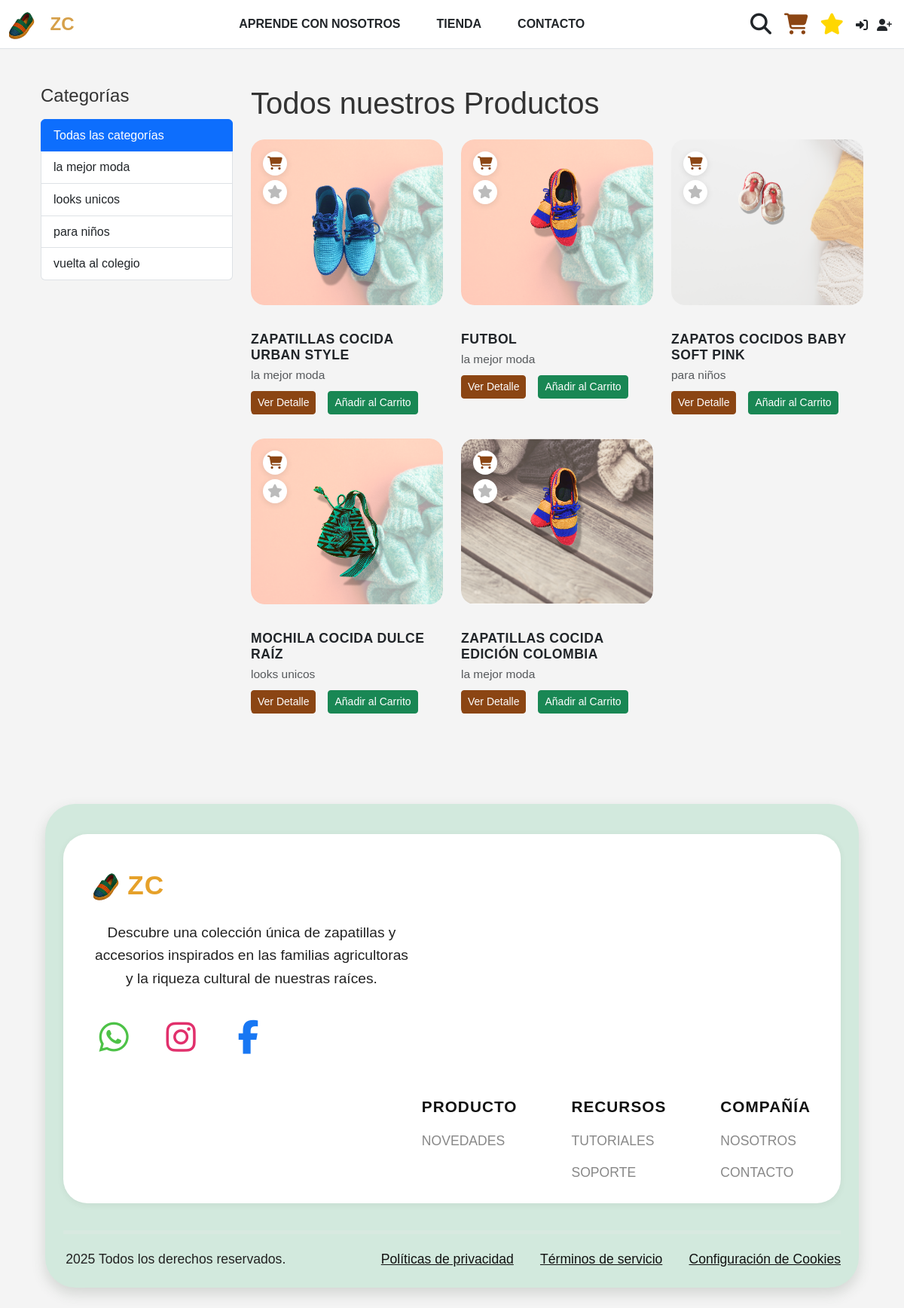
Before: /productos/ with the older database file.
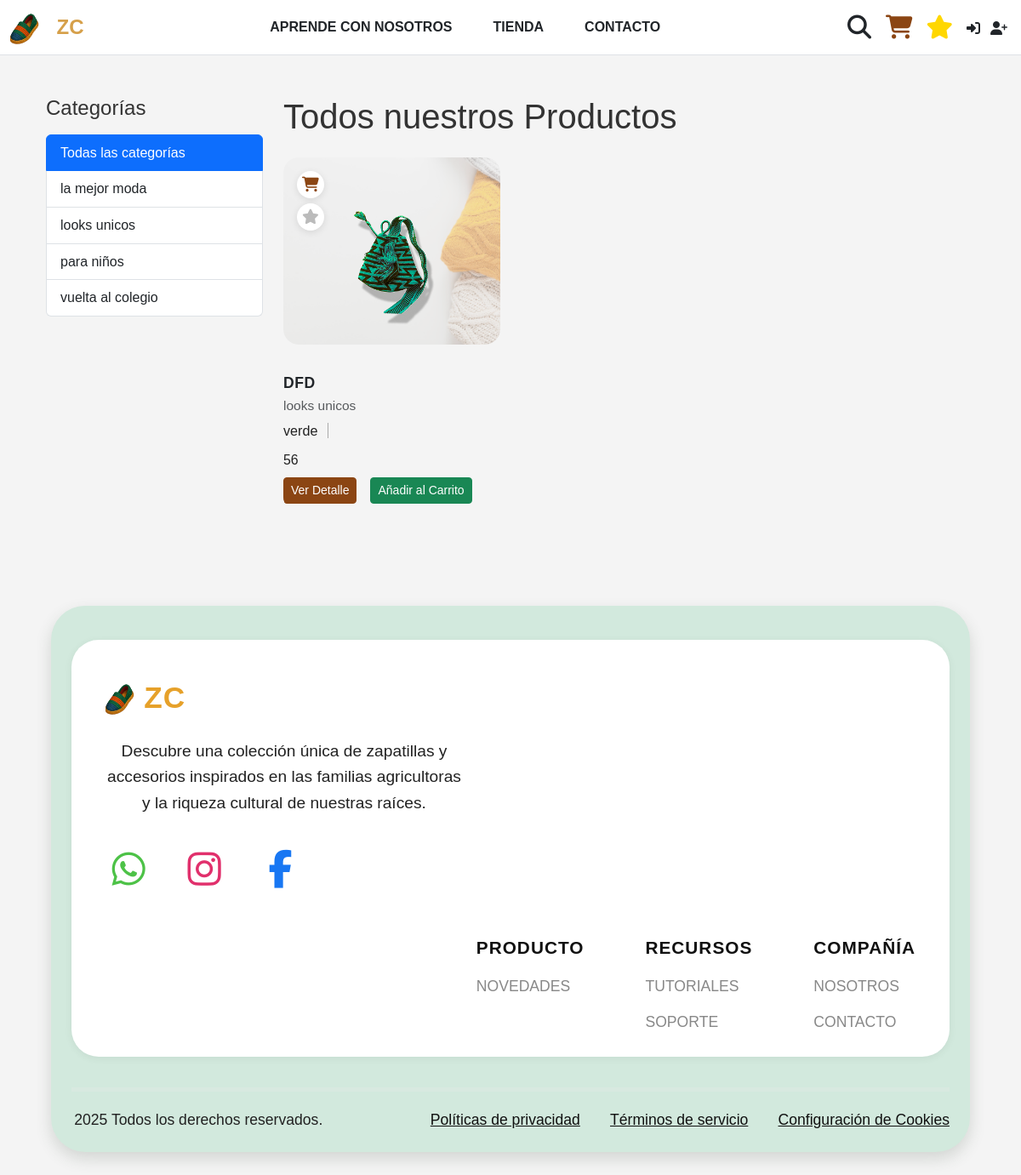
After: the same page with the newer database file.
### productos/models.py (models this page shows, shortened)
class Categoria(models.Model):
    nombre = models.CharField(max_length=100, unique=True)
    slug = models.SlugField(max_length=100, unique=True, help_text="URL amigable (ej: zapatos-mujer)")
    descripcion = models.TextField(blank=True, null=True)
    FONDO_CHOICES = [
        ('imagen1defondo.png', 'tarjetas'),
        ('tarjeta1.png', 'tarjeta1'),
        ('tarjeta2.png', 'tarjeta2'),
        ('tarjeta3.png', 'tarjeta3'),
    ]
    imagen_fondo = models.CharField(
        max_length=64,
        choices=FONDO_CHOICES,
        default='fondo.png',
        help_text="Imagen de fondo de la tarjeta (elige una de las imágenes del proyecto)"
    )
    imagen_principal = models.ImageField(upload_to='productos_categoria/', blank=True, null=True, help_text="Imagen principal del producto para mostrar en la tarjeta de la categoría")
    class Meta:
        verbose_name_plural = "Categorías"
        ordering = ['nombre']

class Producto(models.Model):
    categoria = models.ForeignKey(Categoria, related_name='productos', on_delete=models.CASCADE)
    nombre = models.CharField(max_length=200)
    slug = models.SlugField(max_length=200, unique=True, help_text="URL amigable (ej: zapato-flor)")
    descripcion = models.TextField()
    precio = models.DecimalField(max_digits=10, decimal_places=2)
    imagen_principal = models.ImageField(upload_to='productos/', blank=True, null=True, help_text="Imagen principal del producto")
    stock = models.PositiveIntegerField(default=0)
    disponible = models.BooleanField(default=True)
    creado = models.DateTimeField(auto_now_add=True)
    actualizado = models.DateTimeField(auto_now=True)
    FONDO_CHOICES = [
        ('fondo_zapatos_rosados.png', 'Zapatos Rosados'),
        ('tarjeta4.png', 'Tarjeta 4'),
        ('tarjeta5.png', 'Tarjeta 5'),
        ('tarjeta7.png', 'Tarjeta 7'),
        ('tarjeta8.png', 'Tarjeta 8'),
    ]
    imagen_fondo = models.CharField(
        max_length=64,
        choices=FONDO_CHOICES,
        default='fondo_zapatos_rosados.png',
        help_text="Imagen de fondo de la tarjeta del producto (elige una de las imágenes del proyecto)"
    )
    tallas = models.CharField(max_length=120, blank=True, help_text="Ejemplo: 36,37,38,39")
    colores = models.CharField(max_length=120, blank=True, help_text="Ejemplo: Rojo, Azul, Verde")
    class Meta:
        ordering = ['-creado']
        index_together = (('id', 'slug'),)
    def get_absolute_url(self):
        return reverse('productos:detalle_producto', args=[self.id, self.slug])

### productos/views.py (the view)
# urls.py: path('', views.lista_productos, name='lista_productos'),
def lista_productos(request, categoria_slug=None):
    categoria_seleccionada = None
    if categoria_slug:
        categoria_seleccionada = get_object_or_404(Categoria, slug=categoria_slug)
        productos = Producto.objects.filter(disponible=True, categoria=categoria_seleccionada)
        titulo = f"Productos - {categoria_seleccionada.nombre}"
    else:
        productos = Producto.objects.filter(disponible=True)
        titulo = "Todos los Productos"
    categorias = Categoria.objects.all()
    for producto in productos:
        if producto.colores:
            import re
            producto.colores_list = [c.strip() for c in re.split(r',|;|\|', producto.colores) if c.strip()]
        else:
            producto.colores_list = []
    return render(request, 'productos/lista_productos.html', {
        'productos': productos,
        'categorias': categorias,
        'categoria_seleccionada': categoria_seleccionada,
        'titulo_pagina': titulo
    })

### core/context_processors.py (called while the page is built)
def cart_item_count(request):
    cart = request.session.get('cart', {})
    total_items = sum(item_data.get('cantidad', 0) for item_data in cart.values())
    return {'cart_item_count': total_items}

### productos/templates/productos/lista_productos.html (shortened to what this page needs)
{% extends 'core/base.html' %}
{% load static %}
{% block content %}
<div class="container my-5">
    <div class="row">
        <div class="col-lg-3">
            <h4 class="mb-3">Categorías</h4>
            <div class="list-group">
                <a href="{% url 'productos:lista_productos' %}" class="list-group-item list-group-item-action {% if not categoria %}active{% endif %}">Todas las categorías</a>
                {% for cat in categorias %}
                <a href="{% url 'productos:lista_productos_por_categoria' cat.slug %}" class="list-group-item list-group-item-action {% if categoria and categoria.slug == cat.slug %}active{% endif %}">
                    {{ cat.nombre }}
                </a>
                {% endfor %}
            </div>
        </div>
        <div class="col-lg-9">
            <h1 class="mb-4">
                {% if categoria %}
                    {{ categoria.nombre }}
                {% else %}
                    Todos nuestros Productos
                {% endif %}
            </h1>
            {% if productos %}
            <div class="row row-cols-1 row-cols-md-2 row-cols-lg-3 g-4">
                {% for producto in productos %}
                <div class="col">
                    <div class="card h-100 producto-float position-relative">
                        <div class="iconos-producto-superior">
                            <a href="{% url 'productos:agregar-carrito-simple' producto.id %}" class="icono-carrito" title="Añadir al carrito">
                                <i class="fa fa-shopping-cart"></i>
                            </a>
                            {% with favoritos=request.session.favoritos|default_if_none:"" %}
                            <span class="icono-estrella{% if producto.id in favoritos %} favorito-activo{% endif %}" title="Favorito" data-producto-id="{{ producto.id }}">
                                <i class="fa fa-star"></i>
                            </span>
                            {% endwith %}
                        </div>
                        <div class="contenedor-imagen-producto">
                            {% if producto.imagen_principal %}
                            <img src="{{ producto.imagen_principal.url }}" class="img-principal-producto" alt="{{ producto.nombre }}" data-bs-toggle="modal" data-bs-target="#modalImagen{{ producto.id }}" style="cursor: zoom-in;">
                            {% else %}
                            <img src="/static/img/placeholder.png" class="img-principal-producto" alt="Imagen no disponible">
                            {% endif %}
                        </div>
                        <div class="card-body">
                            <h5 class="card-title mb-1">{{ producto.nombre }}</h5>
                            <p class="card-text text-muted mb-1">{{ producto.categoria.nombre }}</p>
                            {% if producto.colores_list %}
                                <div style="font-size:1.01rem; color:#222; margin-bottom:8px;">
                                    {% for color in producto.colores_list %}
                                        <span style="border-right:1px solid #aaa; padding-right:12px; margin-right:12px;">{{ color }}</span>
                                    {% endfor %}
                                </div>
                            {% endif %}
                            {% if producto.tallas %}
                                <div style="font-size:0.99rem; color:#222; margin-bottom:8px;">{{ producto.tallas }}</div>
                            {% endif %}
                            <div class="d-flex gap-2 mt-2">
                                <a href="{{ producto.get_absolute_url }}" class="btn btn-sm btn-primary-custom me-2">Ver Detalle</a>
                                <a href="{% url 'productos:agregar-carrito-simple' producto.id %}" class="btn btn-sm btn-success">Añadir al Carrito</a>
                            </div>
                        </div>
                    </div>
                </div>
                {% endfor %}
            </div>
            {% else %}
            <p class="alert alert-info">No hay productos disponibles en esta categoría.</p>
            {% endif %}
        </div>
    </div>
</div>
{% endblock content %}

### core/templates/core/base.html (shortened to what this page needs)
<!DOCTYPE html>
<html lang="es">
<head>
    <link href="https://cdn.jsdelivr.net/npm/bootstrap@5.3.3/dist/css/bootstrap.min.css" rel="stylesheet" xintegrity="sha384-QWTKZyjpPEjISv5WaRU9OFeRpok6YctnYmDr5pNlyT2bRjXh0JMhjY6hW+ALEwIH">
    <link rel="stylesheet" href="https://cdnjs.cloudflare.com/ajax/libs/font-awesome/6.5.2/css/all.min.css" xintegrity="sha512-SnH5WK+bZxgPHs44uWIX+LLJAJ9/2PkPKZ5QiAj6Ta86w+fsb2TkcmfRyVX3pBnMFcV7oQPJkl9QevSCWr3W6A==" />
    {% load static %}
    <link rel="stylesheet" href="{% static 'css/style.css' %}">
</head>
<body>
    <header>
        <div class="container-fluid py-2 border-bottom" style="background: #fff;">
            <div class="d-flex align-items-center justify-content-between">
                <div class="d-flex align-items-center">
                    <a href="{% url 'core:home' %}" style="display:inline-block;">
                        <img src="{% static 'img/zapatilla.png' %}" alt="Logo Zapatilla" style="height: 48px; margin-right: 8px;">
                        <span class="fw-bold align-middle" style="font-size: 1.5rem; color: #d6a04a; margin-left: 8px;">ZC</span>
                    </a>
                </div>
                <div class="d-flex flex-grow-1 justify-content-center">
                    <a href="{% url 'servicios:lista_servicios' %}" class="fw-bold mx-4 text-dark text-decoration-none">APRENDE CON NOSOTROS</a>
                    <a href="{% url 'productos:lista_productos' %}" class="fw-bold mx-4 text-dark text-decoration-none">TIENDA</a>
                    <a href="{% url 'core:contact' %}" class="fw-bold mx-4 text-dark text-decoration-none">CONTACTO</a>
                </div>
                <div class="d-flex align-items-center">
                    <button class="btn bg-transparent p-0 me-3" type="button" data-bs-toggle="collapse" data-bs-target="#searchBarCollapse" aria-expanded="false" aria-controls="searchBarCollapse">
                        <i class="fas fa-search fs-3"></i>
                    </button>
                    <a href="{% url 'core:cart_view' %}" class="me-3">
                        <i class="fas fa-shopping-cart fs-3"></i>
                    </a>
                    <a href="{% url 'core:favoritos' %}" class="me-3" title="Ver favoritos">
                        <i class="fas fa-star fs-3" style="color: #FFD700;"></i>
                    </a>
                    {% if user.is_authenticated %}
                        <div class="dropdown">
                            <button class="btn btn-link dropdown-toggle text-dark fw-bold" type="button" id="navbarUserDropdown" data-bs-toggle="dropdown" aria-expanded="false">
                                <i class="fas fa-user me-1"></i>  {{ user.username }}!
                            </button>
                            <ul class="dropdown-menu dropdown-menu-end" aria-labelledby="navbarUserDropdown">
                                {% if user.is_staff or user.is_superuser %}
                                    <li><a class="dropdown-item" href="{% url 'core:dashboard_home' %}">Dashboard</a></li>
                                    <li><hr class="dropdown-divider"></li>
                                {% endif %}
                                <li><a class="dropdown-item" href="{% url 'core:profile' %}">Mi Perfil</a></li>
                                <li><a class="dropdown-item" href="{% url 'core:logout' %}">Cerrar Sesión</a></li>
                            </ul>
                        </div>
                    {% else %}
                        <a href="{% url 'core:login' %}" class="me-2 fw-bold text-dark text-decoration-none">
                            <i class="fas fa-sign-in-alt me-1"></i>
                        </a>
                        <a href="{% url 'core:register' %}" class="fw-bold text-dark text-decoration-none">
                            <i class="fas fa-user-plus me-1"></i>
                        </a>
                    {% endif %}
                </div>
            </div>
        </div>
    </header>
    <main class="content">
        <div class="container">
            {% block content %}
            {% endblock content %}
        </div>
    </main>
    <footer class="footer-nuevo">
      <div class="footer-card-externo">
        <div class="footer-card-interno">
          <div class="footer-row-principal">
            <div class="footer-col-logo">
              <div class="footer-logo-row">
                <img src="{% static 'img/zapatilla.png' %}" alt="Logo Zapatilla" class="footer-logo-img">
                <span class="footer-logo-text">ZC</span>
              </div>
              <p class="footer-desc-text">Descubre una colección única de zapatillas y accesorios inspirados en las familias agricultoras y la riqueza cultural de nuestras raíces.</p>
              <div class="footer-social-row">
                <a href="#" class="footer-social-icon whatsapp" aria-label="WhatsApp"><i class="fab fa-whatsapp"></i></a>
                <a href="#" class="footer-social-icon instagram" aria-label="Instagram"><i class="fab fa-instagram"></i></a>
                <a href="#" class="footer-social-icon facebook" aria-label="Facebook"><i class="fab fa-facebook-f"></i></a>
              </div>
            </div>
            <div class="footer-col-links">
              <div class="footer-links-group">
                <span class="footer-links-title">PRODUCTO</span>
                <a href="#" class="footer-link">NOVEDADES</a>
              </div>
              <div class="footer-links-group">
                <span class="footer-links-title">RECURSOS</span>
                <a href="#" class="footer-link">TUTORIALES</a>
                <a href="#" class="footer-link">SOPORTE</a>
              </div>
              <div class="footer-links-group">
                <span class="footer-links-title">COMPAÑÍA</span>
                <a href="#" class="footer-link">NOSOTROS</a>
                <a href="#" class="footer-link">CONTACTO</a>
              </div>
            </div>
          </div>
        </div>
        <hr class="footer-divider">
        <div class="footer-row-bottom">
          <div class="footer-copy">
            2025 Todos los derechos reservados.
          </div>
          <div class="footer-bottom-links">
            <a href="#" class="footer-bottom-link">Políticas de privacidad</a>
            <a href="#" class="footer-bottom-link">Términos de servicio</a>
            <a href="#" class="footer-bottom-link">Configuración de Cookies</a>
          </div>
        </div>
      </div>
    </footer>
</body>
</html>

Changed rows visible on the page:
removed Producto: imagen_principal (picture), nombre "ZAPATILLAS COCIDA URBAN STYLE", categoria.nombre "la mejor moda"
removed Producto: imagen_principal (picture), nombre "FUTBOL", categoria.nombre "la mejor moda"
removed Producto: imagen_principal (picture), nombre "ZAPATOS COCIDOS BABY SOFT PINK", categoria.nombre "para niños"
removed Producto: imagen_principal (picture), nombre "MOCHILA COCIDA DULCE RAÍZ", categoria.nombre "looks unicos"
removed Producto: imagen_principal (picture), nombre "ZAPATILLAS COCIDA EDICIÓN COLOMBIA", categoria.nombre "la mejor moda"
added Producto: imagen_principal (picture), nombre "DFD", categoria.nombre "looks unicos", colores_list "verde", tallas "56"
